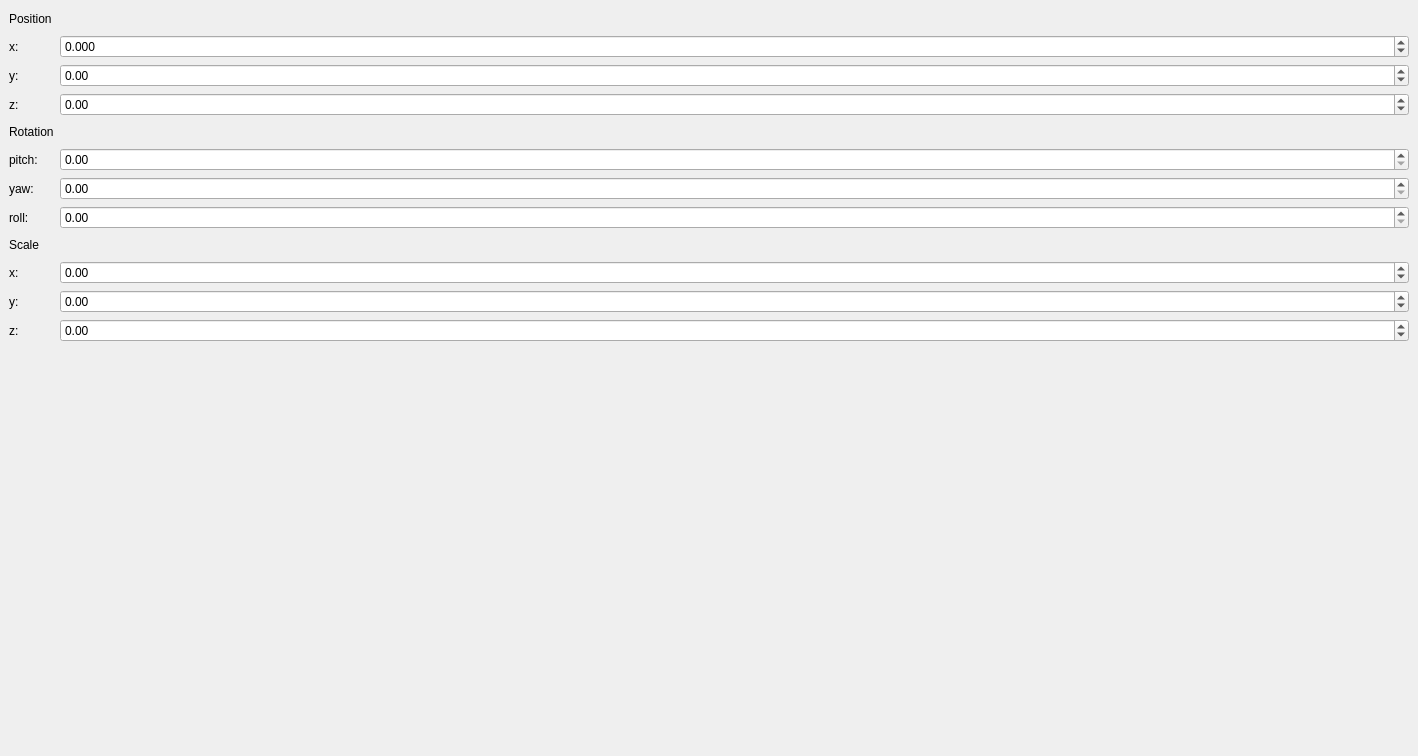
<?xml version="1.0" encoding="UTF-8"?>
<ui version="4.0">
 <class>settings_tab</class>
 <widget class="QWidget" name="settings_tab">
  <property name="geometry">
   <rect>
    <x>0</x>
    <y>0</y>
    <width>1418</width>
    <height>756</height>
   </rect>
  </property>
  <property name="sizePolicy">
   <sizepolicy hsizetype="MinimumExpanding" vsizetype="Expanding">
    <horstretch>0</horstretch>
    <verstretch>0</verstretch>
   </sizepolicy>
  </property>
  <property name="windowTitle">
   <string>Form</string>
  </property>
  <layout class="QVBoxLayout" name="verticalLayout">
   <property name="leftMargin">
    <number>0</number>
   </property>
   <property name="topMargin">
    <number>0</number>
   </property>
   <property name="rightMargin">
    <number>0</number>
   </property>
   <property name="bottomMargin">
    <number>0</number>
   </property>
   <item>
    <widget class="ModelSettingMatrix" name="root_setting_tab" native="true">
     <property name="sizePolicy">
      <sizepolicy hsizetype="MinimumExpanding" vsizetype="Expanding">
       <horstretch>0</horstretch>
       <verstretch>0</verstretch>
      </sizepolicy>
     </property>
     <layout class="QFormLayout" name="formLayout">
      <item row="0" column="0">
       <widget class="QLabel" name="label_5">
        <property name="text">
         <string>Position</string>
        </property>
       </widget>
      </item>
      <item row="0" column="1">
       <spacer name="horizontalSpacer">
        <property name="orientation">
         <enum>Qt::Horizontal</enum>
        </property>
        <property name="sizeHint" stdset="0">
         <size>
          <width>40</width>
          <height>20</height>
         </size>
        </property>
       </spacer>
      </item>
      <item row="1" column="0">
       <widget class="QLabel" name="label_7">
        <property name="text">
         <string>x:</string>
        </property>
       </widget>
      </item>
      <item row="2" column="0">
       <widget class="QLabel" name="label_8">
        <property name="text">
         <string>y:</string>
        </property>
       </widget>
      </item>
      <item row="3" column="0">
       <widget class="QLabel" name="label_9">
        <property name="text">
         <string>z:</string>
        </property>
       </widget>
      </item>
      <item row="4" column="0">
       <widget class="QLabel" name="label_6">
        <property name="text">
         <string>Rotation</string>
        </property>
       </widget>
      </item>
      <item row="1" column="1">
       <widget class="QDoubleSpinBox" name="doubleSpinBox_2">
        <property name="decimals">
         <number>3</number>
        </property>
        <property name="minimum">
         <double>-900000000000000.000000000000000</double>
        </property>
        <property name="maximum">
         <double>900000000000000.000000000000000</double>
        </property>
        <property name="singleStep">
         <double>0.100000000000000</double>
        </property>
        <property name="value">
         <double>0.000000000000000</double>
        </property>
       </widget>
      </item>
      <item row="2" column="1">
       <widget class="QDoubleSpinBox" name="doubleSpinBox_3">
        <property name="minimum">
         <double>-900000000000000.000000000000000</double>
        </property>
        <property name="maximum">
         <double>900000000000000.000000000000000</double>
        </property>
        <property name="singleStep">
         <double>0.100000000000000</double>
        </property>
       </widget>
      </item>
      <item row="3" column="1">
       <widget class="QDoubleSpinBox" name="doubleSpinBox_4">
        <property name="minimum">
         <double>-900000000000000.000000000000000</double>
        </property>
        <property name="maximum">
         <double>900000000000000.000000000000000</double>
        </property>
        <property name="singleStep">
         <double>0.100000000000000</double>
        </property>
       </widget>
      </item>
      <item row="4" column="1">
       <spacer name="horizontalSpacer_2">
        <property name="orientation">
         <enum>Qt::Horizontal</enum>
        </property>
        <property name="sizeHint" stdset="0">
         <size>
          <width>40</width>
          <height>20</height>
         </size>
        </property>
       </spacer>
      </item>
      <item row="5" column="0">
       <widget class="QLabel" name="label_10">
        <property name="text">
         <string>pitch:</string>
        </property>
       </widget>
      </item>
      <item row="5" column="1">
       <widget class="QDoubleSpinBox" name="doubleSpinBox_5">
        <property name="minimum">
         <double>0.000000000000000</double>
        </property>
        <property name="maximum">
         <double>360.000000000000000</double>
        </property>
        <property name="singleStep">
         <double>1.000000000000000</double>
        </property>
       </widget>
      </item>
      <item row="6" column="0">
       <widget class="QLabel" name="label_11">
        <property name="text">
         <string>yaw:</string>
        </property>
       </widget>
      </item>
      <item row="7" column="0">
       <widget class="QLabel" name="label_12">
        <property name="text">
         <string>roll:</string>
        </property>
       </widget>
      </item>
      <item row="8" column="0">
       <widget class="QLabel" name="label_13">
        <property name="text">
         <string>Scale</string>
        </property>
       </widget>
      </item>
      <item row="9" column="0">
       <widget class="QLabel" name="label_14">
        <property name="text">
         <string>x:</string>
        </property>
       </widget>
      </item>
      <item row="10" column="0">
       <widget class="QLabel" name="label_16">
        <property name="text">
         <string>y:</string>
        </property>
       </widget>
      </item>
      <item row="11" column="0">
       <widget class="QLabel" name="label_17">
        <property name="text">
         <string>z:</string>
        </property>
       </widget>
      </item>
      <item row="12" column="0">
       <spacer name="verticalSpacer_4">
        <property name="orientation">
         <enum>Qt::Vertical</enum>
        </property>
        <property name="sizeHint" stdset="0">
         <size>
          <width>20</width>
          <height>40</height>
         </size>
        </property>
       </spacer>
      </item>
      <item row="6" column="1">
       <widget class="QDoubleSpinBox" name="doubleSpinBox_6">
        <property name="maximum">
         <double>360.000000000000000</double>
        </property>
       </widget>
      </item>
      <item row="7" column="1">
       <widget class="QDoubleSpinBox" name="doubleSpinBox_7">
        <property name="maximum">
         <double>360.000000000000000</double>
        </property>
       </widget>
      </item>
      <item row="8" column="1">
       <spacer name="horizontalSpacer_3">
        <property name="orientation">
         <enum>Qt::Horizontal</enum>
        </property>
        <property name="sizeHint" stdset="0">
         <size>
          <width>40</width>
          <height>20</height>
         </size>
        </property>
       </spacer>
      </item>
      <item row="9" column="1">
       <widget class="QDoubleSpinBox" name="doubleSpinBox_8">
        <property name="minimum">
         <double>-900000000000000.000000000000000</double>
        </property>
        <property name="maximum">
         <double>900000000000000.000000000000000</double>
        </property>
        <property name="singleStep">
         <double>0.100000000000000</double>
        </property>
       </widget>
      </item>
      <item row="10" column="1">
       <widget class="QDoubleSpinBox" name="doubleSpinBox_9">
        <property name="minimum">
         <double>-900000000000000.000000000000000</double>
        </property>
        <property name="maximum">
         <double>900000000000000.000000000000000</double>
        </property>
        <property name="singleStep">
         <double>0.100000000000000</double>
        </property>
       </widget>
      </item>
      <item row="11" column="1">
       <widget class="QDoubleSpinBox" name="doubleSpinBox_10">
        <property name="minimum">
         <double>-900000000000000.000000000000000</double>
        </property>
        <property name="maximum">
         <double>900000000000000.000000000000000</double>
        </property>
        <property name="singleStep">
         <double>0.100000000000000</double>
        </property>
       </widget>
      </item>
     </layout>
    </widget>
   </item>
  </layout>
 </widget>
 <customwidgets>
  <customwidget>
   <class>ModelSettingMatrix</class>
   <extends>QWidget</extends>
   <header>ba_trees.gui.project_widget.model_settings.ModelSettingMatrix.h</header>
   <container>1</container>
   <slots>
    <signal>modelPositionXChanged(double)</signal>
    <signal>modelPositionYChanged(double)</signal>
    <signal>modelPositionZChanged(double)</signal>
    <signal>modelRotationPitchChanged(double)</signal>
    <signal>modelRotationYawChanged(double)</signal>
    <signal>modelRotationRollChanged(double)</signal>
    <signal>modelPositionScaleXChanged(double)</signal>
    <signal>modelPositionScaleYChanged(double)</signal>
    <signal>modelPositionScaleZChanged(double)</signal>
    <slot>setModelPositionX(double)</slot>
    <slot>setModelPositionY(double)</slot>
    <slot>setModelPositionZ(double)</slot>
    <slot>setModelPositionPitch(double)</slot>
    <slot>setModelPositionYaw(double)</slot>
    <slot>setModelPositionRoll(double)</slot>
    <slot>setModelPositionScaleX(double)</slot>
    <slot>setModelPositionScaleY(double)</slot>
    <slot>setModelPositionScaleZ(double)</slot>
   </slots>
  </customwidget>
 </customwidgets>
 <resources/>
 <connections>
  <connection>
   <sender>doubleSpinBox_2</sender>
   <signal>valueChanged(double)</signal>
   <receiver>root_setting_tab</receiver>
   <slot>setModelPositionX(double)</slot>
   <hints>
    <hint type="sourcelabel">
     <x>151</x>
     <y>56</y>
    </hint>
    <hint type="destinationlabel">
     <x>46</x>
     <y>56</y>
    </hint>
   </hints>
  </connection>
  <connection>
   <sender>doubleSpinBox_3</sender>
   <signal>valueChanged(double)</signal>
   <receiver>root_setting_tab</receiver>
   <slot>setModelPositionY(double)</slot>
   <hints>
    <hint type="sourcelabel">
     <x>108</x>
     <y>80</y>
    </hint>
    <hint type="destinationlabel">
     <x>14</x>
     <y>81</y>
    </hint>
   </hints>
  </connection>
  <connection>
   <sender>doubleSpinBox_4</sender>
   <signal>valueChanged(double)</signal>
   <receiver>root_setting_tab</receiver>
   <slot>setModelPositionZ(double)</slot>
   <hints>
    <hint type="sourcelabel">
     <x>91</x>
     <y>108</y>
    </hint>
    <hint type="destinationlabel">
     <x>42</x>
     <y>110</y>
    </hint>
   </hints>
  </connection>
  <connection>
   <sender>doubleSpinBox_5</sender>
   <signal>valueChanged(double)</signal>
   <receiver>root_setting_tab</receiver>
   <slot>setModelPositionPitch(double)</slot>
   <hints>
    <hint type="sourcelabel">
     <x>154</x>
     <y>166</y>
    </hint>
    <hint type="destinationlabel">
     <x>54</x>
     <y>168</y>
    </hint>
   </hints>
  </connection>
  <connection>
   <sender>doubleSpinBox_6</sender>
   <signal>valueChanged(double)</signal>
   <receiver>root_setting_tab</receiver>
   <slot>setModelPositionYaw(double)</slot>
   <hints>
    <hint type="sourcelabel">
     <x>99</x>
     <y>190</y>
    </hint>
    <hint type="destinationlabel">
     <x>58</x>
     <y>190</y>
    </hint>
   </hints>
  </connection>
  <connection>
   <sender>doubleSpinBox_7</sender>
   <signal>valueChanged(double)</signal>
   <receiver>root_setting_tab</receiver>
   <slot>setModelPositionRoll(double)</slot>
   <hints>
    <hint type="sourcelabel">
     <x>87</x>
     <y>220</y>
    </hint>
    <hint type="destinationlabel">
     <x>55</x>
     <y>220</y>
    </hint>
   </hints>
  </connection>
  <connection>
   <sender>doubleSpinBox_8</sender>
   <signal>valueChanged(double)</signal>
   <receiver>root_setting_tab</receiver>
   <slot>setModelPositionScaleX(double)</slot>
   <hints>
    <hint type="sourcelabel">
     <x>152</x>
     <y>276</y>
    </hint>
    <hint type="destinationlabel">
     <x>61</x>
     <y>271</y>
    </hint>
   </hints>
  </connection>
  <connection>
   <sender>doubleSpinBox_9</sender>
   <signal>valueChanged(double)</signal>
   <receiver>root_setting_tab</receiver>
   <slot>setModelPositionScaleY(double)</slot>
   <hints>
    <hint type="sourcelabel">
     <x>90</x>
     <y>296</y>
    </hint>
    <hint type="destinationlabel">
     <x>35</x>
     <y>296</y>
    </hint>
   </hints>
  </connection>
  <connection>
   <sender>doubleSpinBox_10</sender>
   <signal>valueChanged(double)</signal>
   <receiver>root_setting_tab</receiver>
   <slot>setModelPositionScaleZ(double)</slot>
   <hints>
    <hint type="sourcelabel">
     <x>119</x>
     <y>325</y>
    </hint>
    <hint type="destinationlabel">
     <x>52</x>
     <y>326</y>
    </hint>
   </hints>
  </connection>
  <connection>
   <sender>root_setting_tab</sender>
   <signal>modelPositionXChanged(double)</signal>
   <receiver>doubleSpinBox_2</receiver>
   <slot>setValue(double)</slot>
   <hints>
    <hint type="sourcelabel">
     <x>205</x>
     <y>39</y>
    </hint>
    <hint type="destinationlabel">
     <x>207</x>
     <y>50</y>
    </hint>
   </hints>
  </connection>
  <connection>
   <sender>root_setting_tab</sender>
   <signal>modelPositionYChanged(double)</signal>
   <receiver>doubleSpinBox_3</receiver>
   <slot>setValue(double)</slot>
   <hints>
    <hint type="sourcelabel">
     <x>228</x>
     <y>29</y>
    </hint>
    <hint type="destinationlabel">
     <x>232</x>
     <y>76</y>
    </hint>
   </hints>
  </connection>
  <connection>
   <sender>root_setting_tab</sender>
   <signal>modelPositionZChanged(double)</signal>
   <receiver>doubleSpinBox_4</receiver>
   <slot>setValue(double)</slot>
   <hints>
    <hint type="sourcelabel">
     <x>249</x>
     <y>35</y>
    </hint>
    <hint type="destinationlabel">
     <x>248</x>
     <y>108</y>
    </hint>
   </hints>
  </connection>
  <connection>
   <sender>root_setting_tab</sender>
   <signal>modelRotationPitchChanged(double)</signal>
   <receiver>doubleSpinBox_5</receiver>
   <slot>setValue(double)</slot>
   <hints>
    <hint type="sourcelabel">
     <x>273</x>
     <y>28</y>
    </hint>
    <hint type="destinationlabel">
     <x>269</x>
     <y>161</y>
    </hint>
   </hints>
  </connection>
  <connection>
   <sender>root_setting_tab</sender>
   <signal>modelRotationYawChanged(double)</signal>
   <receiver>doubleSpinBox_6</receiver>
   <slot>setValue(double)</slot>
   <hints>
    <hint type="sourcelabel">
     <x>299</x>
     <y>28</y>
    </hint>
    <hint type="destinationlabel">
     <x>289</x>
     <y>191</y>
    </hint>
   </hints>
  </connection>
  <connection>
   <sender>root_setting_tab</sender>
   <signal>modelRotationRollChanged(double)</signal>
   <receiver>doubleSpinBox_7</receiver>
   <slot>setValue(double)</slot>
   <hints>
    <hint type="sourcelabel">
     <x>320</x>
     <y>33</y>
    </hint>
    <hint type="destinationlabel">
     <x>334</x>
     <y>215</y>
    </hint>
   </hints>
  </connection>
  <connection>
   <sender>root_setting_tab</sender>
   <signal>modelPositionScaleXChanged(double)</signal>
   <receiver>doubleSpinBox_8</receiver>
   <slot>setValue(double)</slot>
   <hints>
    <hint type="sourcelabel">
     <x>366</x>
     <y>253</y>
    </hint>
    <hint type="destinationlabel">
     <x>364</x>
     <y>273</y>
    </hint>
   </hints>
  </connection>
  <connection>
   <sender>root_setting_tab</sender>
   <signal>modelPositionScaleYChanged(double)</signal>
   <receiver>doubleSpinBox_9</receiver>
   <slot>setValue(double)</slot>
   <hints>
    <hint type="sourcelabel">
     <x>388</x>
     <y>250</y>
    </hint>
    <hint type="destinationlabel">
     <x>386</x>
     <y>297</y>
    </hint>
   </hints>
  </connection>
  <connection>
   <sender>root_setting_tab</sender>
   <signal>modelPositionScaleZChanged(double)</signal>
   <receiver>doubleSpinBox_10</receiver>
   <slot>setValue(double)</slot>
   <hints>
    <hint type="sourcelabel">
     <x>417</x>
     <y>248</y>
    </hint>
    <hint type="destinationlabel">
     <x>477</x>
     <y>332</y>
    </hint>
   </hints>
  </connection>
 </connections>
</ui>
